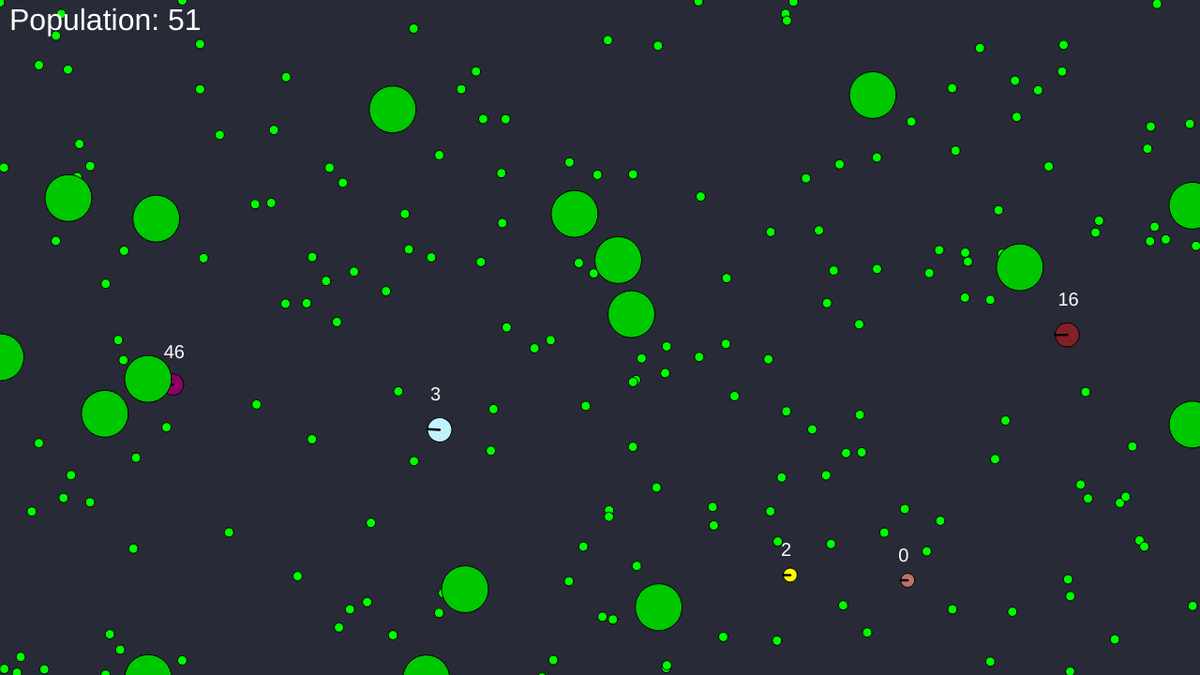
Frame 1 (no input)
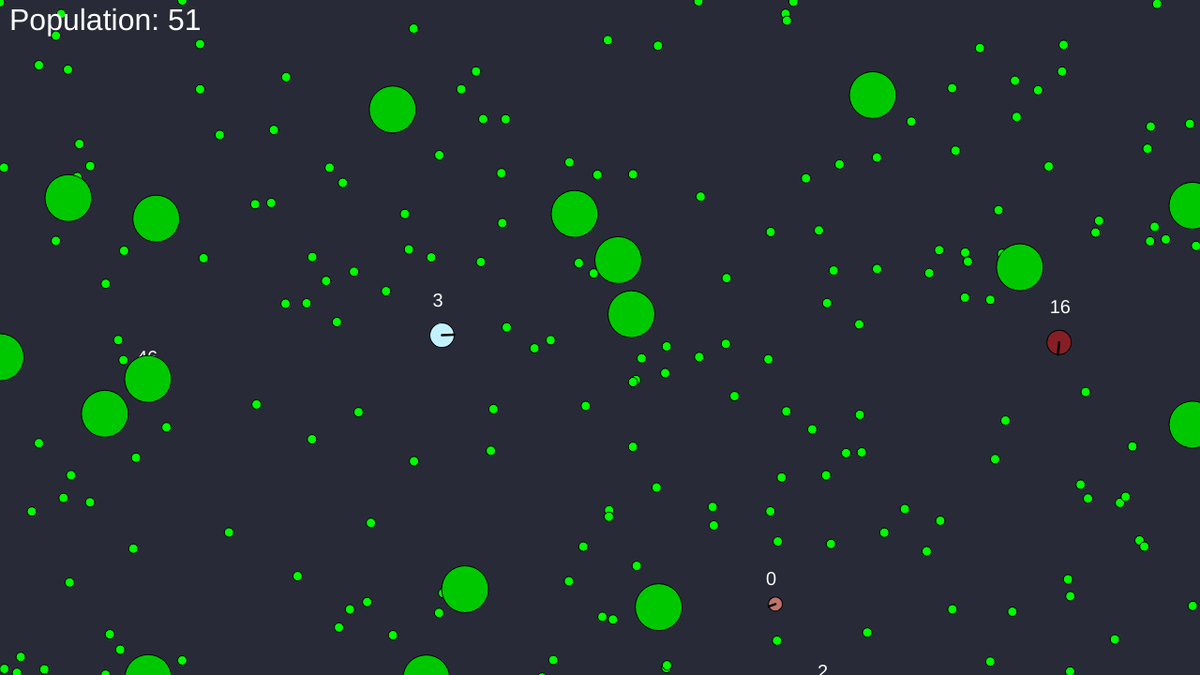
Frame 60 (no input)
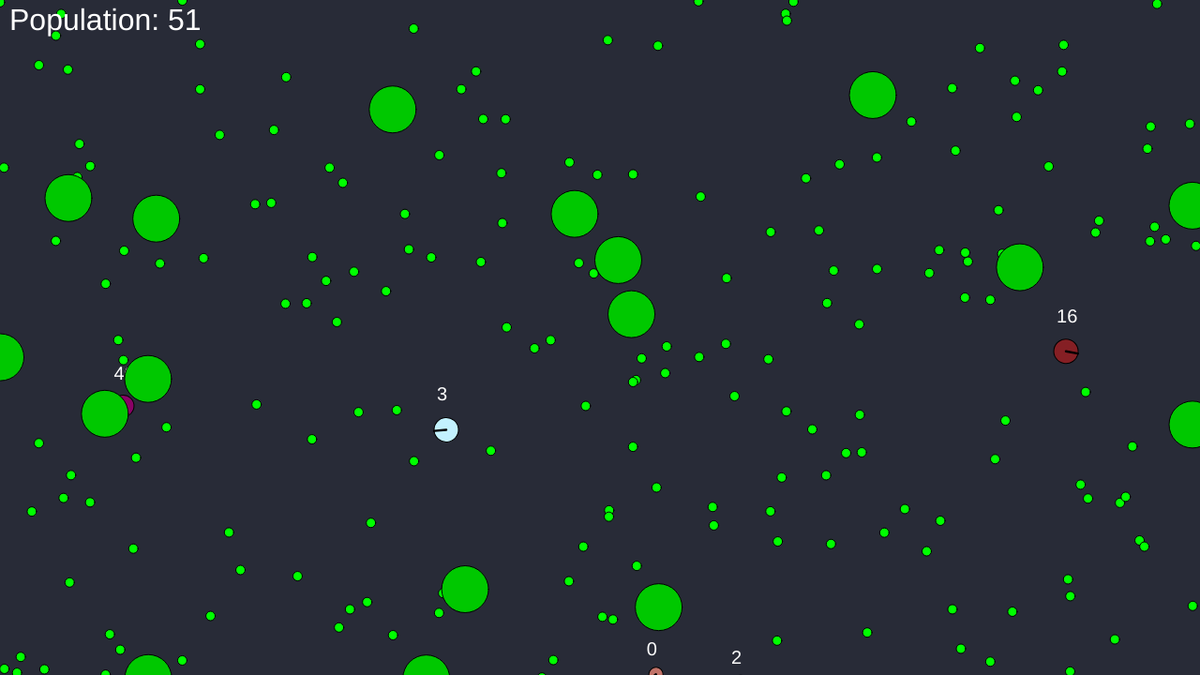
Frame 120 (the mouse pressed at the canvas centre since frame 60)

The p5.js sketch that drew these frames (run headless with seeded random() and noise() and a simulated clock; from frame 60 on, the mouse is pressed at the canvas centre):

// p5.js sketch
// ── sketch.js
var cells = [];
var food = [];
var trees = [];

var minX = -1000;
var maxX = 1000;
var minY = -1000;
var maxY = 1000;

var camX = 1280+1000;
var camY = 720+1000;
var camSpeed = 5;

var minPop = 50;
var population = minPop;
var repoRate = 0.1;
var mutationRate = 0.1;
var mutationStrength = 0.1;
var foodEnergy = 5;
var energyLoss = 0.05;
var minimumEnergy = 100;
var startEnergy = 100;
var foodAmount = 2000;
var maxPop = 1000;

var stat = -1;

function setup() {
  createCanvas(1280,720);
  for(i=0;i<foodAmount;i++){
    food.push(new Food(random(minX,width+maxX),random(minY,height+maxY),true));
  }
  for(t=0;t<250;t++){
    trees.push(new Tree(random(minX,width+maxX),random(minY,height+maxY)));
  }
  for(j=0;j<minPop;j++){
    cells.push(new Cell(null,null,null,null,null,null,null,random(minX,width+maxX),random(minY,height+maxY),100,0));
  }
}

function draw() {
  background(40,43,55);
  for(j=0;j<population;j++){
    var input = [cells[j].getEnergy(),cells[j].getTouch(),1];
    if(cells[j].mouseTouch()&&mouseIsPressed&&mouseButton==LEFT){
      stat = j;
      //console.log(stat);
    }
    if(population>1000&&random(0,100)>99.9){
      cells[j].energy = 0;
    }
    cells[j].update(input);
  }
  for(i=0;i<food.length;i++){
    if(food[i].reusable){
      fill(0,255,0);
    } else {
      fill(255,0,0);
    }
    food[i].render();
  }
  while(population<minPop){
    population++;
    console.log("new!");
    cells.push(new Cell(null,null,null,null,null,null,null,random(minX,width+maxX),random(minY,height+maxY),100,0));
  }
  for(j=0;j<population;j++){
    cells[j].render();
    cells[j].renderText(j);
  }
  for(t=0;t<trees.length;t++){
    trees[t].render();
  }
  if (keyIsDown(LEFT_ARROW)) {
    camX += camSpeed;
  }

  if (keyIsDown(RIGHT_ARROW)) {
    camX -= camSpeed;
  }

  if (keyIsDown(UP_ARROW)) {
    camY += camSpeed;
  }

  if (keyIsDown(DOWN_ARROW)) {
    camY -= camSpeed;
  }
  if(stat!=-1){
    if(cells[stat]!=null){
      fill(255);
      textSize(20);
      text("Energy: "+cells[stat].energy,10,height-10);
      text("Lifetime: "+cells[stat].Lifetime,10,height-30);
      text("Max Lifetime: "+cells[stat].dnaLifetime,10,height-50);
      text("Hidden Neurons: "+cells[stat].dnaHidden,10,height-70);
      text("Want for Child: "+cells[stat].child,10,height-90);
      text("Generation: "+cells[stat].gen,10,height-110);
      text("Speed: "+cells[stat].speed,10,height-130);
      text("Rotation: "+cells[stat].rotateAmnt,10,height-150);
    }
    if(cells[stat]!=null){
      if(cells[stat].energy<1||cells[stat].dnaLifetime-cells[stat].Lifetime==1){
        stat = -1;
      }
    }
  }
  fill(255);
  textSize(32);
  text("Population: " + population,10,32);
}

function makeDNA(size,min,max){
  var temp = [];
  for(y=0;y<size;y++){
    temp.push(random(min,max));
  }
  return temp;
}

// ── Cell.js
function Cell(dnaIn,dnaOut,dnaLifetime,dnaGreen,dnaHidden,dnaRad,dnaEnergy,x,y,startEnergy,gen){
  this.pos = createVector(x,y);
  this.rotation = 0;
  this.touchRotation = 0;
  this.Lifetime = 0;
  this.gen = gen;

  this.energy = startEnergy;
  this.touch = 0;
  this.speed = 0;
  this.rotateAmnt = 0;

  this.dnaIn = [];
  this.dnaOut = [];
  this.dnaLifetime = 0;
  this.dnaGreen = 0;
  this.dnaHidden = 0;
  this.dnaRad = 25;
  this.dnaEnergy = 0;

  if(dnaIn!=null){
    this.dnaIn = dnaIn;
  } else {
    this.dnaIn = makeDNA(2*3,-1,1);
  }
  if(dnaOut!=null){
    this.dnaOut = dnaOut;
  } else {
    this.dnaOut = makeDNA(3*2,-1,1);
  }
  if(dnaLifetime!=null){
    this.dnaLifetime = dnaLifetime;
  } else {
    this.dnaLifetime = round(random(1000,25000));
  }
  if(dnaGreen!=null){
    this.dnaGreen = dnaGreen;
  } else {
    this.dnaGreen = round(random(0,255));
  }
  if(dnaHidden!=null){
    this.dnaHidden = dnaHidden;
  } else {
    this.dnaHidden = round(random(3,8));
  }
  if(dnaRad!=null){
    this.dnaRad = dnaRad;
  } else {
    this.dnaRad = round(random(10,30));
  }
  if(dnaEnergy!=null){
    this.dnaEnergy = dnaEnergy;
  } else {
    this.dnaEnergy = round(random(50,100));
  }
  if(this.dnaIn.length<3*this.dnaHidden){
    for(d=0;d<this.dnaIn.length-3*this.dnaHidden;d++){
      this.dnaIn.push(random(-1,1));
    }
  }
  if(this.dnaOut.length<this.dnaHidden*3){
    for(d=0;d<this.dnaIn.length-this.dnaHidden*3;d++){
      this.dnaIn.push(random(-1,1));
    }
  }

  //console.log(this.dnaIn,this.dnaOut,this.dnaLifetime,this.dnaGreen);

  this.sigmoid = function(x){
    return 2/(1+pow(Math.E,(-2*x)))-1
    //1 / (1 + pow(Math.E, -x));
  }

  this.update = function(inputs){
    if(this.energy>=0&&this.Lifetime<=this.dnaLifetime){
      this.outputs = this.calcNN(this.dnaIn,this.dnaOut,this.dnaHidden,inputs,3);
      this.speed = Math.abs(this.outputs[0]*10)/(this.dnaRad/10);
      this.rotateAmnt = this.outputs[1]*4;
      this.child = abs(this.outputs[2]);
      this.rotation += this.rotateAmnt;
      if(this.rotation>360){
        this.rotation = 0;
      }
      if(this.rotation<0){
        this.rotation = 360;
      }
      for(c=0;c<trees.length;c++){
        if(pow((trees[c].pos.x-this.pos.x),2)+pow(((trees[c].pos.y-this.pos.y)),2)<=pow((50),2)){
          this.touch = 1; this.speed = 0.5;}
      }
      for(a=cells.length-1;a>=0;a--){
        if(a!=j&&pow((cells[a].pos.x-this.pos.x),2)+pow(((cells[a].pos.y-this.pos.y)),2)<=pow((this.dnaRad),2)){
          this.touch = 1; this.speed = 0.5;}
      }
      this.pos.x += this.speed * Math.cos(this.rotation * Math.PI / 180);
      this.pos.y += this.speed * Math.sin(this.rotation * Math.PI / 180);
      this.energy -= energyLoss;//+(this.speed/50);
      this.touch = (this.pos.x<(this.dnaRad/2)-minX||this.pos.x>(width-this.dnaRad/2)-maxX||this.pos.y<(this.dnaRad/2)+minY||this.pos.y>(height-this.dnaRad/2)+maxY)?this.speed:0;
      this.pos.x = (this.pos.x+(this.dnaRad/2)<minX)?minX:((this.pos.x)-(this.dnaRad/2)>width+maxX)?width+maxX:this.pos.x;
      this.pos.y = (this.pos.y+(this.dnaRad/2)<minY)?minY:((this.pos.y)-(this.dnaRad/2)>height+maxY)?height+maxY:this.pos.y;
      for(i=0;i<food.length;i++){
        if(pow((food[i].pos.x-this.pos.x),2)+pow(((food[i].pos.y-this.pos.y)),2)<=pow((this.dnaRad+10),2)){
          //console.log("nom!");
          if(food[i].reusable){
            food[i].randomize();
          } else {
            food[i] = food[food.length-1];
            food.pop();
          }
          this.energy += foodEnergy;
        }
      }
      if(this.Lifetime%1000==0){
        console.log("Lifetime: ",this.Lifetime,"Life left",this.dnaLifetime-this.Lifetime);
      }
      if(this.child>=0.75&&this.energy>=this.dnaEnergy+25){
        console.log("yes");
        this.energy-=this.dnaEnergy;
        this.tempIn = [];
        this.tempOut = [];
        this.tempLifetime = 0;
        this.tempGreen = 0;
        this.tempHidden = this.dnaHidden;
        this.tempRad = 0;
        this.tempEnergy = 0;
        for(x=0;x<this.dnaIn.length;x++){
          if(random(0,100)==100-mutationRate){
            this.tempIn.push(this.dnaIn[x]+random(-mutationStrength,mutationStrength));
          } else {
            this.tempIn.push(this.dnaIn[x]);
          }
        }
        for(x=0;x<this.dnaOut.length;x++){
          if(random(0,100)==100-mutationRate){
            this.tempOut.push(this.dnaOut[x]+random(-mutationStrength,mutationStrength));
          } else {
            this.tempOut.push(this.dnaOut[x]);
          }
        }
        if(random(0,100)==100-mutationRate){
          this.tempLifetime = this.dnaLifetime+random(-mutationStrength,mutationStrength);
        } else {
          this.tempLifetime = this.dnaLifetime;
        }
        if(random(0,100)==100-mutationRate){
          this.tempGreen = this.dnaGreen+random(-mutationStrength,mutationStrength);
        } else {
          this.tempGreen = this.dnaGreen;
        }
        if(random(0,100)==100-mutationRate&&this.dnaHidden>2){
          this.tempHidden = this.tempHidden+random(-1,1);
        } else {
          this.tempHidden = this.tempHidden;
        }
        if(random(0,100)==100-mutationRate){
          this.tempRad = this.dnaRad+random(-2,2);
        } else {
          this.tempRad = this.dnaRad;
        }
        if(random(0,100)==100-mutationRate){
          this.tempEnergy = this.tempEnergy+random(-2,2);
        } else {
          this.tempEnergy = this.dnaEnergy;
        }
        cells.push(new Cell(this.tempIn,this.tempOut,this.tempLifetime,this.tempGreen,this.tempHidden,this.tempRad,this.tempEnergy,this.pos.x,this.pos.y,this.dnaEnergy,this.gen+1));
        population++;
        console.log(cells[cells.length-1],this.tempEnergy,this.dnaEnergy,this.energy,j,cells.length-1);
      }
      this.Lifetime++;
    } else {
      population-=1;
      food.push(new Food(this.pos.x,this.pos.y,false));
      cells[j] = cells[cells.length-1];
      cells.pop();
    }
  }

  this.getEnergy = function(){
    return this.energy/100;
  }

  this.getTouch = function(){
    return this.touch;
  }

  this.mouseTouch = function(){
    return (dist(camX-mouseX,camY-mouseY,this.pos.x,this.pos.y)<=this.dnaRad)
  }

  this.render = function(){
    push();
    angleMode(DEGREES);
    translate(camX-this.pos.x,camY-this.pos.y);
    rotate(this.rotation);
    if(stat==j){
      strokeWeight(2.5);
      stroke(255);
    } else {
      stroke(0);
      strokeWeight(1);
    }
    fill(map(this.speed,-5,5,0,255,true),this.dnaGreen,map(this.rotateAmnt,-2,2,0,255,true),map(this.getEnergy()*100,0,100,0,255,true));
    ellipse(0,0,this.dnaRad,this.dnaRad);
    fill(255);
    stroke(0);
    strokeWeight(2.5);
    line(0,0,(-this.dnaRad/2),0);
    //console.log(this.pos.x,this.pos.y);
    pop();
  }

  this.renderText = function(index){
    textSize(20);
    fill(255);
    text(index,camX-this.pos.x-10,camY-(this.pos.y+this.dnaRad+5));
  }

  this.calcNN = function(ih,ho,amount,inputs,output){
    this.hidden = [];
    //console.log(amount);
    for(g=0;g<amount;g++){
      this.hidden.push(0);
    }
    for(b=0;b<amount;b+=1){
      for(a=0;a<ih.length/amount;a+=2){
        this.hidden[b] = this.sigmoid(this.hidden[b]+((inputs[a]*ih[b+a])));
      }
    }
    this.outputs = [];
    for(g=0;g<output;g++){
      this.outputs.push(0);
    }
    for(q=0;q<output;q+=1){
      for(m=0;m<ho.length/output;m+=1){
        this.outputs[q] = this.outputs[q]+(this.hidden[m]*ho[(q)+m]);
      }
    }
    this.outputs[2] = this.sigmoid(this.outputs[2]);
    //console.log("Inputs: ",inputs,"Hidden: ",this.hidden,"Outputs: ",this.outputs);
    return this.outputs;
  }


  /* Old calcNN this.calcNN = function(inputs,ih,ho){
    this.in = inputs;
    this.ih = ih;
    this.h = [];
    this.ho = ho;
    this.out = [];

    this.h[0] = this.in[0]*this.ih[0]+this.in[1]*this.ih[1];
    this.h[1] = this.in[0]*this.ih[2]+this.in[1]*this.ih[3];
    this.h[2] = this.in[0]*this.ih[4]+this.in[1]*this.ih[5];
    this.h[0] = this.sigmoid(this.h[0]);
    this.h[1] = this.sigmoid(this.h[1]);
    this.h[2] = this.sigmoid(this.h[2]);

    this.out[0] = this.h[0]*this.ho[0]+this.h[1]*this.ho[1]+this.h[2]*this.ho[2];
    this.out[1] = this.h[0]*this.ho[3]+this.h[1]*this.ho[4]+this.h[2]*this.ho[5];
    this.out[0] = this.sigmoid(this.out[0]);
    this.out[0] = this.sigmoid(this.out[1]);
    return this.out;
  }*/
}

// ── Food.js
function Food(x,y,reusable){
  this.pos = createVector(x,y);
  this.reusable = reusable;

  this.render = function(){
    push();
    translate(camX-this.pos.x,camY-this.pos.y);
    ellipse(0,0,10,10);
    pop();
  }

  this.randomize = function(){
    this.pos = createVector(random(minX,width+maxX),random(minY,height+maxY));
  }
}

// ── Tree.js
function Tree(x,y){
  this.pos = createVector(x,y);

  this.render = function(){
    push();
    translate(camX-this.pos.x,camY-this.pos.y);
    fill(0,200,0);
    ellipse(0,0,50,50);
    pop();
  }
}
